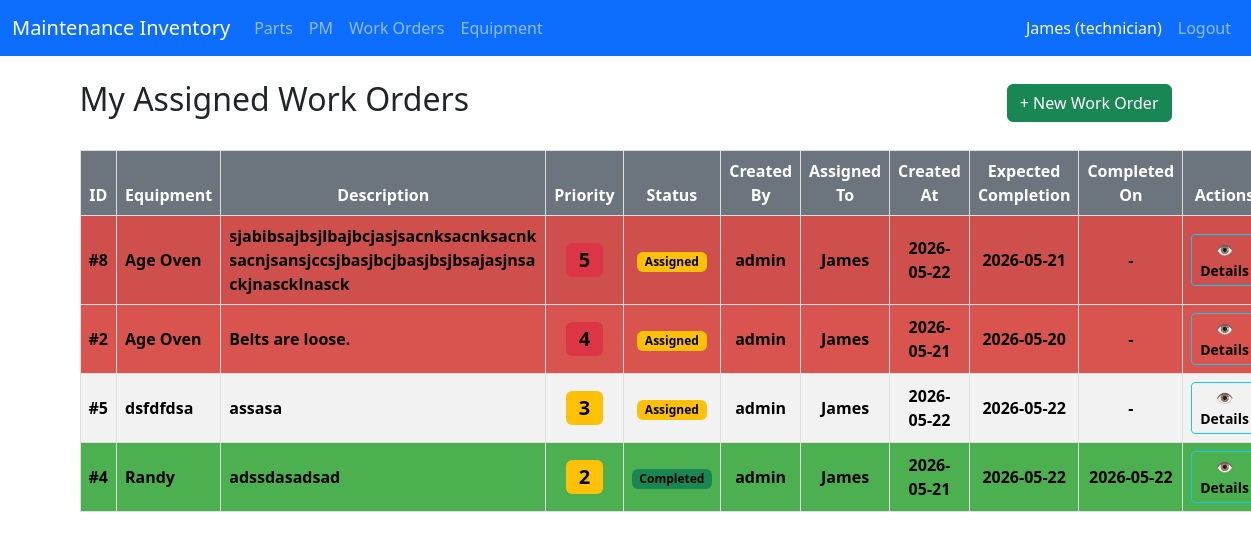
The app's page /workorder/ (signed in) with its own data.
### app/models/user.py (models this page shows, shortened)
class User(UserMixin, db.Model):
    __tablename__ = 'users'
    id = db.Column(db.Integer, primary_key=True)
    username = db.Column(db.String(80), unique=True, nullable=False)
    password_hash = db.Column(db.String(256), nullable=False)
    role = db.Column(db.String(20), default='technician') # 'admin' or 'technician'
    must_change_password = db.Column(db.Boolean, default=True) # Force change on first login
    created_at = db.Column(db.DateTime, default=datetime.utcnow)
    email = db.Column(db.String(120), unique=True, nullable=True) # Optional (nullable=True)

### app/models/workorder.py (models this page shows, shortened)
class WorkOrder(db.Model):
    __tablename__ = 'workorder'
    __table_args__ = {'extend_existing': True}
    id = db.Column(db.Integer, primary_key=True)
    equipment = db.Column(db.String(200), nullable=False)
    description = db.Column(db.Text, nullable=False)
    status = db.Column(db.String(50), default="Open")
    priority = db.Column(db.Integer)
    expected_completion_date = db.Column(db.Date)
    created_by_id = db.Column(db.Integer, db.ForeignKey('users.id'), nullable=False)
    assigned_to_id = db.Column(db.Integer, db.ForeignKey('users.id'), nullable=True)
    completed_by_id = db.Column(db.Integer, db.ForeignKey('users.id'), nullable=True)
    completed_at = db.Column(db.DateTime, nullable=True)
    completion_notes = db.Column(db.Text, nullable=True)
    created_at = db.Column(db.DateTime, default=datetime.utcnow)
    assigned_at = db.Column(db.DateTime, nullable=True)
    created_by = db.relationship('User', foreign_keys=[created_by_id], backref='created_workorders')
    assigned_to = db.relationship('User', foreign_keys=[assigned_to_id], backref='assigned_workorders')
    completed_by = db.relationship('User', foreign_keys=[completed_by_id], backref='completed_workorders')

### app/routes/workorder.py (the view)
@bp.route('/')
@login_required
def index():
    if current_user.role == 'admin':
        workorders = WorkOrder.query.order_by(
            WorkOrder.status == 'Completed',      # Completed at bottom
            (WorkOrder.expected_completion_date < datetime.now().date()).desc(),  # Overdue at top
            WorkOrder.priority.desc(),            # Highest priority first
            WorkOrder.created_at.desc()
        ).all()
        technicians = User.query.filter_by(role='technician').all()
    else:
        workorders = WorkOrder.query.filter_by(assigned_to_id=current_user.id)\
                        .order_by(
                            WorkOrder.status == 'Completed',
                            (WorkOrder.expected_completion_date < datetime.now().date()).desc(),
                            WorkOrder.priority.desc(),
                            WorkOrder.created_at.desc()
                        ).all()
        technicians = []
    today = datetime.now().date()
    return render_template('workorder/list.html',
                         workorders=workorders,
                         technicians=technicians,
                         today=today)

### app/templates/workorder/list.html (shortened to what this page needs)
{% extends "base.html" %}
{% block content %}
<div class="container mt-4">
    <div class="d-flex justify-content-between align-items-center mb-4">
        <h2>
            {% if current_user.role == 'admin' %}
                All Work Orders
            {% else %}
                My Assigned Work Orders
            {% endif %}
        </h2>
        <a href="{{ url_for('workorder.new') }}" class="btn btn-success">+ New Work Order</a>
    </div>
    <table class="table table-striped table-hover align-middle" id="workorder-table">
        <thead style="background-color: #495057 !important;">
            <tr>
                <th class="text-center sortable">ID</th>
				<th class="text-center sortable">Equipment</th>
				<th class="text-center sortable" style="width: 325px;">Description</th>
				<th class="text-center sortable">Priority</th>
				<th class="text-center sortable">Status</th>
				<th class="text-center sortable">Created By</th>
				<th class="text-center sortable">Assigned To</th>
				<th class="text-center sortable">Created At</th>
				<th class="text-center sortable">Expected Completion</th>
				<th class="text-center sortable">Completed On</th>
                <th class="text-center">Actions</th>
            </tr>
        </thead>
                <tbody>
        {% for wo in workorders %}
            <tr class="{% if wo.status == 'Completed' %}table-success-dark{% elif wo.expected_completion_date and wo.expected_completion_date < today %}table-danger-dark{% endif %}">
                <td class="text-center"><strong>#{{ wo.id }}</strong></td>
                <td>{{ wo.equipment }}</td>
                <td style="max-width: 325px; white-space: normal; word-wrap: break-word;">
					{{ wo.description[:150] }}{% if wo.description|length > 150 %}...{% endif %}
				</td>
                <td class="text-center">
                    {% if wo.priority %}
                        <span class="badge fs-5 fw-bold
                            {% if wo.priority >= 4 %}bg-danger
                            {% elif wo.priority == 3 %}bg-warning
                            {% elif wo.priority == 2 %}bg-warning
                            {% else %}bg-secondary{% endif %}">
                            {{ wo.priority }}
                        </span>
                    {% else %}
                        <span class="text-muted">-</span>
                    {% endif %}
                </td>
                <td class="text-center">
                    <span class="badge bg-{{ 'success' if wo.status == 'Completed' else 'warning' if wo.status == 'Assigned' else 'primary' }}">
                        {{ wo.status }}
                    </span>
                </td>
                <td class="text-center">
                    {{ wo.created_by.username if wo.created_by else 'N/A' }}
                </td>
                <td class="text-center">
                    {% if wo.assigned_to %}
                        <strong class="assigned-user">{{ wo.assigned_to.username }}</strong>
                    {% else %}
                        <span class="text-muted">Unassigned</span>
                    {% endif %}
                </td>
                <td class="text-center">
                    {{ wo.created_at.strftime('%Y-%m-%d') if wo.created_at else 'N/A' }}
                </td>
                <td class="text-center">
                    {% if wo.expected_completion_date %}
                        <strong>{{ wo.expected_completion_date.strftime('%Y-%m-%d') }}</strong>
                    {% else %}
                        <span class="text-muted">-</span>
                    {% endif %}
                </td>
                <td class="text-center">
                    {% if wo.completed_at %}
                        <strong class="completed-date">
                            {{ wo.completed_at.strftime('%Y-%m-%d') }}
                        </strong>
                    {% else %}
                        <span class="text-muted">-</span>
                    {% endif %}
                </td>
                <td class="text-center">
                    <a href="{{ url_for('workorder.details', wo_id=wo.id) }}" class="btn btn-sm btn-outline-info">👁️ Details</a>
                </td>
            </tr>
        {% else %}
            <tr>
                <td colspan="11" class="text-center py-4">
                    No work orders found.
                </td>
            </tr>
        {% endfor %}
        </tbody>
    </table>
</div>
{% endblock %}

### app/templates/base.html (shortened to what this page needs)
<!DOCTYPE html>
<html lang="en">
<head>
    <link href="https://cdn.jsdelivr.net/npm/bootstrap@5.3.3/dist/css/bootstrap.min.css" rel="stylesheet">
</head>
<body>
<nav class="navbar navbar-expand-lg navbar-dark bg-primary sticky-top">
    <div class="container-fluid">
        <a class="navbar-brand" href="{{ url_for('dashboard.index') }}">Maintenance Inventory</a>
        <div class="collapse navbar-collapse" id="navbarNav">
            <ul class="navbar-nav me-auto">
                <li class="nav-item">
                    <a class="nav-link" href="{{ url_for('parts.index') }}">Parts</a>
                </li>
                <li class="nav-item">
                    <a class="nav-link" href="{{ url_for('pm.index') }}">PM</a>
                </li>
                <li class="nav-item">
                    <a class="nav-link" href="{{ url_for('workorder.index') }}">Work Orders</a>
                </li>
                <li class="nav-item">
                    <a class="nav-link" href="{{ url_for('equipment.index') }}">Equipment</a>
                </li>
            </ul>
            <ul class="navbar-nav ms-auto">
                <li class="nav-item">
                    <span class="nav-link text-light">
                        {{ current_user.username }} ({{ current_user.role }})
                    </span>
                </li>
                <li class="nav-item">
                    <a class="nav-link" href="{{ url_for('auth.logout') }}">Logout</a>
                </li>
            </ul>
        </div>
    </div>
</nav>
    <div class="container mt-4">
        {% block content %}{% endblock %}
    </div>
</body>
</html>

### app/templates/base.html (style rules this page uses)
table { width: 100%; border-collapse: collapse; margin-top: 10px; }
th, td { border: 1px solid #ddd; padding: 8px; text-align: left; }
th { background-color: #f2f2f2; cursor: pointer; }

### app/templates/workorder/list.html (style rules this page uses)
.table thead th { background-color: #6c757d !important; color: #fff !important; font-weight: 700; }
.table-success-dark td { background-color: #4caf50 !important; color: #fff !important; font-weight: 500; }
.table-danger-dark td { background-color: #d9534f !important; color: #fff !important; font-weight: 500; }
.table tbody td, .table tbody td * { color: #000 !important; font-weight: 600; }
.assigned-user { color: #000 !important; font-weight: 600; }
.completed-date { color: #000 !important; font-weight: 600; }
td:nth-child(3) { max-width: 325px; white-space: normal !important; word-wrap: break-word; overflow-wrap: break-word; }
th:nth-child(3), td:nth-child(3) { width: 325px; }

### records on screen
User: username "James", role "technician"
WorkOrder: id "8", equipment "Age Oven", description "sjabibsajbsjlbajbcjasjsacnksacnksacnksacnjsansjccsjbasjbcjbasjbsjbsajasjnsackjnascklnasck", priority "5", status "Assigned", created_by "admin", assigned_to.username "James", created_at "2026-05-22", expected_completion_date "2026-05-21"
WorkOrder: id "2", equipment "Age Oven", description "Belts are loose.", priority "4", status "Assigned", created_by "admin", assigned_to.username "James", created_at "2026-05-21", expected_completion_date "2026-05-20"
WorkOrder: id "5", equipment "dsfdfdsa", description "assasa", priority "3", status "Assigned", created_by "admin", assigned_to.username "James", created_at "2026-05-22", expected_completion_date "2026-05-22"
WorkOrder: id "4", equipment "Randy", description "adssdasadsad", priority "2", status "Completed", created_by "admin", assigned_to.username "James", created_at "2026-05-21", expected_completion_date "2026-05-22", completed_at "2026-05-22"
